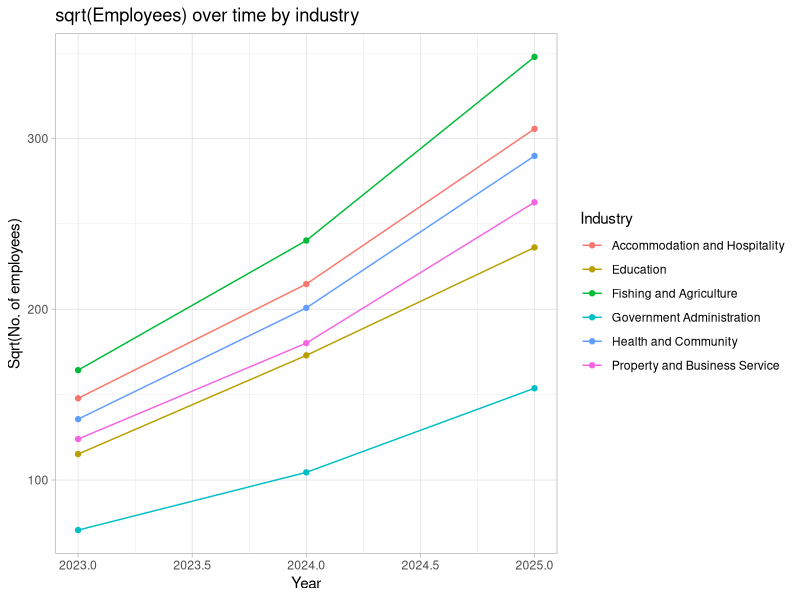
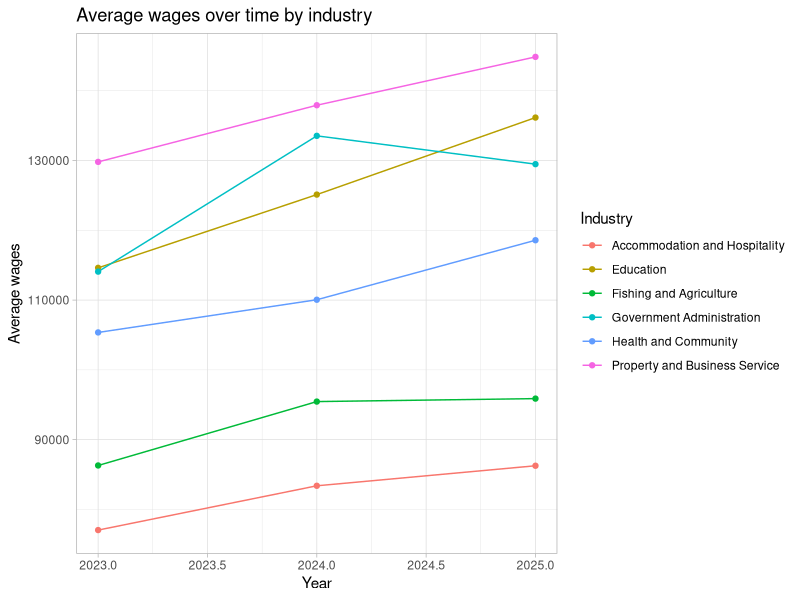
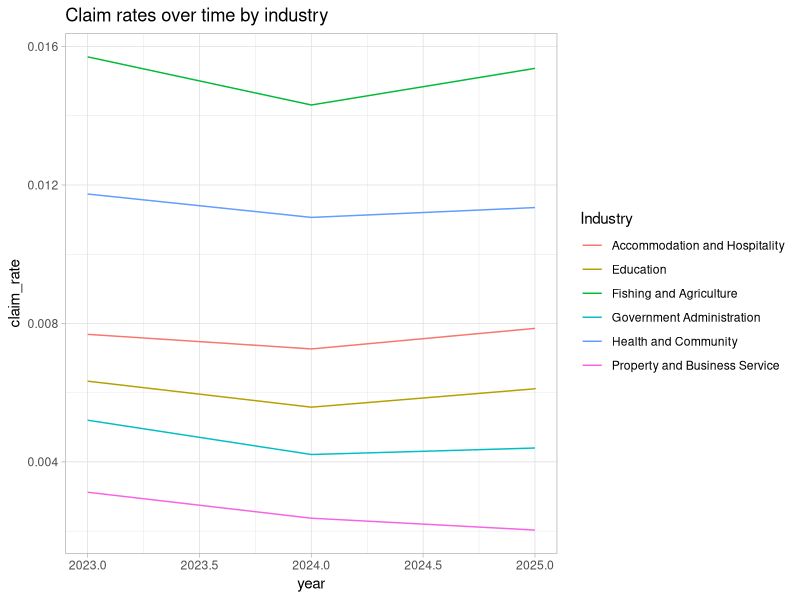
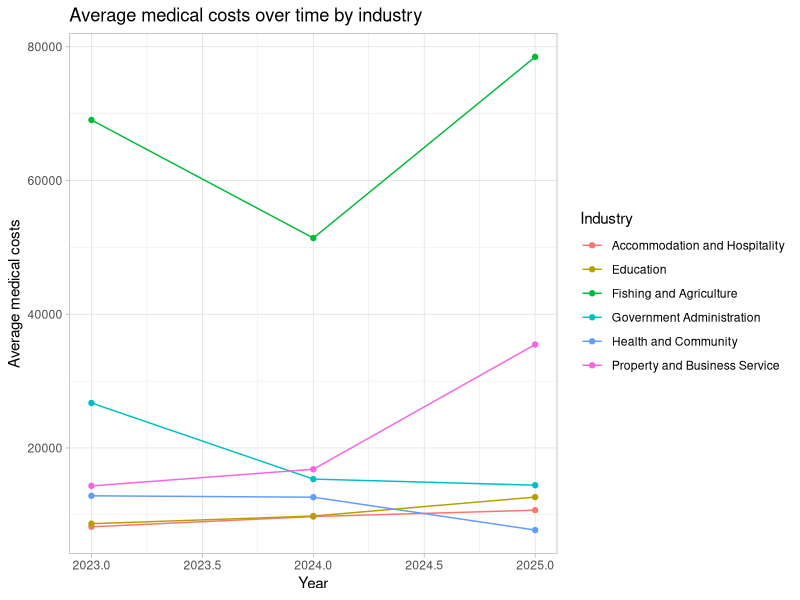
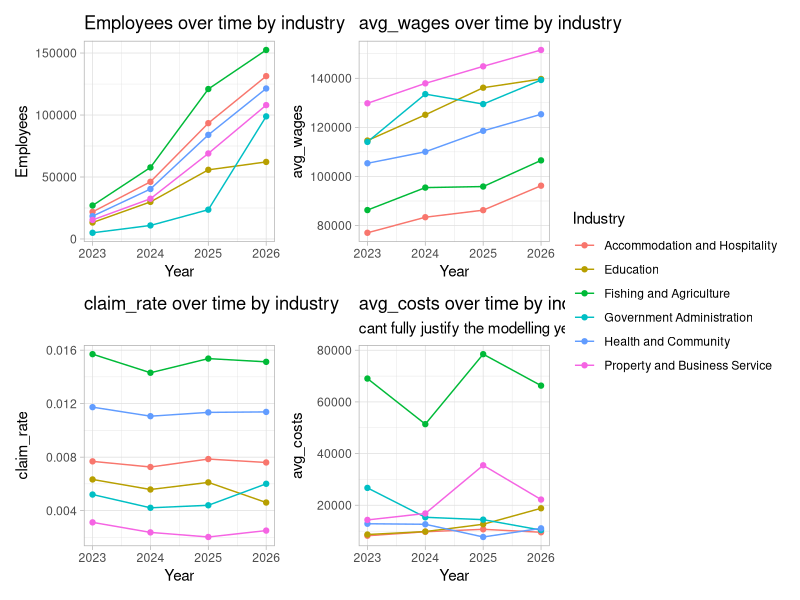

Here is the R script that generated these plots, in order:
# doing everything on an industry level. The plots in main.R with all the companies can still go in the appendix though to show the lack of outliers hence assumptions checked.
library(tidyverse)
library(readxl)
library(patchwork)
data <- read_excel("2025 Case Comp Data CLEAN.xlsx")

# Workforce size by industry ----
employees_table <- data %>% 
  select(`Company ID`, Industry, `2023` = `Number of employees 2023`, `2024` = `Number of employees 2024`, `2025` = `Number of employees 2025`) %>% 
  pivot_longer(cols = 3:5, names_to = "year", values_to = "employees") %>%
  mutate(year = as.numeric(year)) %>% 
  group_by(Industry, year) %>% 
  summarise(employees = sum(employees))

# idk if we want the graph of the straight employees or the sqrt() - thats what the regression was fitted on
# prolly put employees in main slides and sqrt(employees) in the appendix
employees_table %>% 
  ggplot(aes(x = year, y = sqrt(employees), colour = Industry)) +
  geom_line() +
  geom_point() +
  labs(
    title = "sqrt(Employees) over time by industry",
    x = "Year",
    y = "Sqrt(No. of employees)"
  ) +
  theme_light()

predict_employees <- function(industry, summary = FALSE, assumption = FALSE) {
  model <- lm(sqrt(employees) ~ year + Industry, data = employees_table)
  if(summary) {print(summary(model))}
  if(assumption) {print(plot(model))}
  predicted_value <- predict(model, newdata = data.frame(year = 2026, Industry = industry))
  # result <- list(model = model, prediction = predicted_value)
  # return(result)
  return(predicted_value^2)
}

# Average wage per employee by industry ----
wages_table <- data %>% 
  select(`Company ID`, Industry, `2023` = `2023 wages`, `2024` = `2024 wages`, `2025` = `2025 wages`) %>% 
  pivot_longer(cols = 3:5, names_to = "year", values_to = "wages") %>% 
  mutate(year = as.numeric(year)) %>% 
  group_by(Industry, year) %>% 
  summarise(wages = sum(wages)) %>% 
  full_join(employees_table) %>% 
  group_by(Industry, year) %>% 
  mutate(avg_wages = wages / employees)

wages_table %>% 
  ggplot(aes(x=year, y=avg_wages, colour = Industry)) +
  geom_line() +
  geom_point() +
  labs(
    title = "Average wages over time by industry",
    x = "Year",
    y = "Average wages"
  ) +
  theme_light()

predict_wage <- function(industry, summary = FALSE, assumptions = FALSE) {
  # input an industry and then output an average wage in 2026
  model <- lm(avg_wages ~ year + Industry, data = wages_table)
  if(summary) {print(summary(model))}
  if(assumptions) {print(plot(model))}
  predict(model, newdata = data.frame(year = 2026, Industry = industry)) %>% 
    return()
}

# Claim rate by industry ----
claims_table <- data %>% 
  select(`Company ID`, Industry, `2023` = `2023 number of claims`, `2024` = `2024 number of claims`, `2025` = `2025 number of claims`) %>% 
  pivot_longer(cols = 3:5, names_to = "year", values_to = "claims") %>% 
  mutate(year = as.numeric(year)) %>% 
  group_by(Industry, year) %>% 
  summarise(claims = sum(claims)) %>% 
  full_join(employees_table) %>% 
  group_by(Industry, year) %>% 
  mutate(claim_rate = sum(claims)/sum(employees))

claims_table %>% 
  ggplot(aes(x=year, y=claim_rate, colour = Industry)) +
  geom_line() +
  labs(title = "Claim rates over time by industry") +
  theme_light()
# using a flatline (average of past 3 years) to predict the claims rate
# the graph seems to suggest that Property and Business Service is decreasing but unsure if this will continue in the future. using the flatline might be overestimating.

predict_claim_rate <- function(industry) {
  # input an industry and then output an average claim_rate in 2026
  # regression doesn't seem suitable but an average of the 3 years seems appropiate
  claims_table %>% 
    filter(Industry == industry) %>% 
    pull(claim_rate) %>% 
    mean() %>% 
    return()
}

# NOT COMPLETE AND DODGY RN Average medical cost per claim by industry ----
  # possibly using survival analysis technique? like KME or whatever
costs_table <- data %>% 
  select(Industry, `Company ID`, `2023` = `2023 medical costs`, `2024` = `2024 medical costs`, `2025` = `2025 medical costs`) %>% 
  pivot_longer(cols = 3:5, names_to = "year", values_to = "costs") %>%
  mutate(year = as.numeric(year)) %>% 
  group_by(Industry, year) %>% 
  summarise(costs = sum(costs)) %>% 
  full_join(claims_table) %>% 
  group_by(Industry, year) %>% 
  mutate(avg_costs = costs / claims) %>% 
  select(Industry, year, costs, claims, avg_costs)

costs_table %>% 
  ggplot(aes(x=year, y=avg_costs, colour = Industry)) +
  geom_line() +
  geom_point() +
  labs(
    title = "Average medical costs over time by industry",
    x = "Year",
    y = "Average medical costs"
  ) +
  theme_light()

predict_costs <- function(industry) {
  # input an industry and then output an average medical costs per claim in 2026
  # THIS IS EXTREMELY PLACE HOLDER RN UNTIL WE ACTUALLY MODEL THE CLAIMS COSTS GOODLY
  costs_table %>% 
    filter(Industry == industry) %>% 
    pull(avg_costs) %>% 
    mean() %>% 
    return()
}

# Make the predictions and add to the original data to graph it ----
  # add in the appropriate regression line too (as a dashed line of the same colour and no confidence band - too messy)

employees_2026 <- c(
  predict_employees("Accommodation and Hospitality"),
  predict_employees("Government Administration"),
  predict_employees("Fishing and Agriculture"),
  predict_employees("Education"),
  predict_employees("Health and Community"),
  predict_employees("Property and Business Service")
)

avg_wages_2026 <- c(
  predict_wage("Accommodation and Hospitality"),
  predict_wage("Government Administration"),
  predict_wage("Fishing and Agriculture"),
  predict_wage("Education"),
  predict_wage("Health and Community"),
  predict_wage("Property and Business Service")
)

claim_rate_2026 <- c(
  predict_claim_rate("Accommodation and Hospitality"),
  predict_claim_rate("Government Administration"),
  predict_claim_rate("Fishing and Agriculture"),
  predict_claim_rate("Education"),
  predict_claim_rate("Health and Community"),
  predict_claim_rate("Property and Business Service") 
)

avg_costs_2026 <- c(
  predict_costs("Accommodation and Hospitality"),
  predict_costs("Government Administration"),
  predict_costs("Fishing and Agriculture"),
  predict_costs("Education"),
  predict_costs("Health and Community"),
  predict_costs("Property and Business Service")
)

predicted_data <- employees_table %>% 
  full_join(wages_table) %>% 
  full_join(claims_table) %>% 
  full_join(costs_table) %>% 
  select(Industry, year, employees, avg_wages, claim_rate, avg_costs) %>% 
  ungroup() %>% 
  add_row(Industry = unique(employees_table$Industry),
          year = 2026,
          employees = employees_2026,
          avg_wages = avg_wages_2026,
          claim_rate = claim_rate_2026,
          avg_costs = avg_costs_2026)

plot0 <- predicted_data %>% 
  ggplot(aes(x=year, y=employees, colour = Industry)) +
  geom_line() +
  geom_point() + 
  labs(
    title = "Employees over time by industry",
    x = "Year",
    y = "Employees"   
  ) +
  theme_light()

plot1 <- predicted_data %>% 
  ggplot(aes(x=year, y=avg_wages, colour = Industry)) +
  geom_line() +
  geom_point() + 
  labs(
    title = "avg_wages over time by industry",
    x = "Year",
    y = "avg_wages"   
  ) +
  theme_light()

plot2 <- predicted_data %>% 
  ggplot(aes(x=year, y=claim_rate, colour = Industry)) +
  geom_line() +
  geom_point() + 
  labs(
    title = "claim_rate over time by industry",
    x = "Year",
    y = "claim_rate"   
  ) +
  theme_light()

plot3 <- predicted_data %>% 
  ggplot(aes(x=year, y=avg_costs, colour = Industry)) +
  geom_line() +
  geom_point() + 
  labs(
    title = "avg_costs over time by industry",
    subtitle = "cant fully justify the modelling yet",
    x = "Year",
    y = "avg_costs"   
  ) +
  theme_light()

plot0 + plot1 + plot2 + plot3 + plot_layout(guides = "collect")
